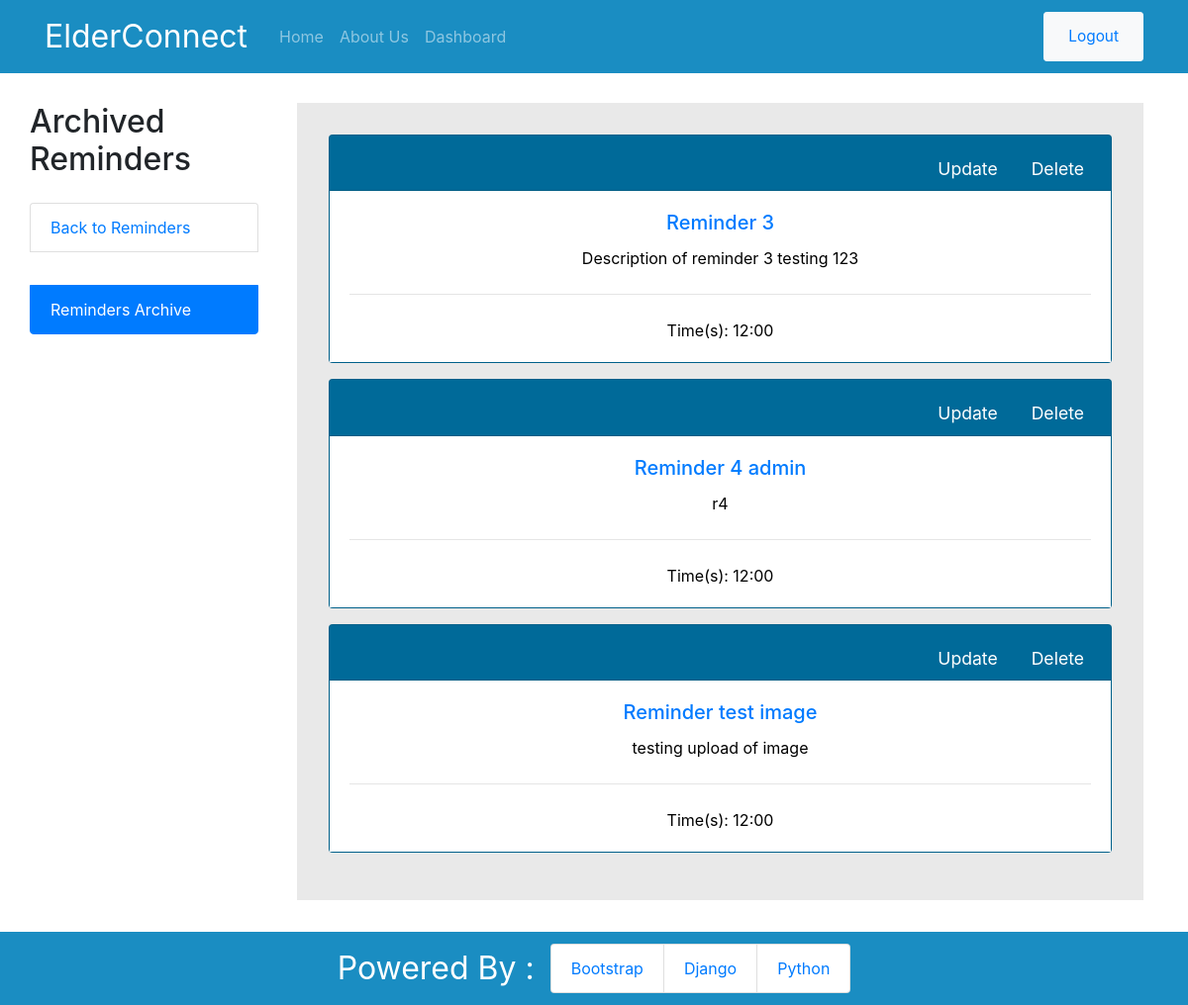
The page /reminders/archive/ (signed in) on the database its author committed.
### app/models.py (models this page shows, shortened)
class Reminder(models.Model):
    title = models.CharField(max_length=100)
    description = models.CharField(max_length=300)
    date_current = models.DateField(default=date.today)
    date_end = models.DateField()
    time_1 = models.TimeField()
    time_2 = models.TimeField(blank=True, null=True)
    time_3 = models.TimeField(blank=True, null=True)
    time_4 = models.TimeField(blank=True, null=True)
    medicine_image = models.ImageField(default='default.jpg', upload_to='reminders')
    user = models.ForeignKey(User, on_delete=models.CASCADE)

### app/views.py (the view, shortened to what this page needs)
# urls.py: path('reminders/archive/', views.ReminderArchiveListView.as_view(), name='web-reminders-archive'),
class ReminderArchiveListView(LoginRequiredMixin, ListView):
    model = Reminder
    fields = ['title', 'date_current', 'date_end', 'time_1', 'time_2', 'time_3', 'time_4']
    template_name = 'app/reminders_archive.html'
    context_object_name = 'reminders'
    paginate_by = 5
    def get_queryset(self):
        today = date.today()
        return Reminder.objects.filter(user=self.request.user).exclude(date_end__gte=date.today())

### app/templates/app/reminders_archive.html (shortened to what this page needs)
{% extends 'app/base.html' %}
{% block content %}
<div class="reminders-page">
    <div class="row container-fluid">
        <div class="col-md-3 mb-4">
            <h2 class="mb-4">Archived Reminders</h2>
            <ul class="list-group mr-4 mb-4">
                <a class="list-group-item" href="{% url 'web-reminders' %}">Back to Reminders</a>
                <a class="list-group-item active" href="{% url 'web-reminders' %}">Reminders Archive</a>
            </ul>
        </div>
        {% if not reminders %}
            <div class="card-body reminder-card-body border border-secondary text-center">
                <h3 class="card-title">
                    No Archived Reminders
                </h3>
                <hr>
                <a href="{% url 'web-reminders' %}" class="card-text">
                    Head back to the Reminders Page!
                </a>
            </div>
        {% else %}
        <div class="col-md-9 reminders-page-list">
        {% for reminder in reminders %}
            <div class="card mb-3 text-center">
                <div class="card-header">
                    <ul class="nav nav-tabs card-header-tabs justify-content-end">
                        <li class="nav-item">
                            <a class="nav-link card-link-button" href="{% url 'web-reminder-update' reminder.id %}">Update</a>
                        </li>
                        <li class="nav-item">
                            <a class="nav-link card-link-button card-link-delete" href="{% url 'web-reminder-delete' reminder.id %}">Delete</a>
                        </li>
                    </ul>
                </div>
                <div class="card-body reminder-card-body">
                    <h5 class="card-title">
                        <a href="{% url 'web-reminder-detail' reminder.id %}">{{ reminder.title }}</a>
                    </h5>
                    <p class="card-text">{{ reminder.description }}</p>
                    <hr class="my-4"/>
                    <p class="card-text">
                        Time(s): {{ reminder.time_1|time:'H:i' }}
                    </p>
                </div>
            </div>
        {% endfor %}
        </div>
        {% endif %}
    </div>
</div>
{% endblock content %}

### app/static/app/main.css (style rules this page uses)
.base-body { margin-top: 6.5em; }
.card { background-color: #006E9E; color: white; }
.nav-item { font-size: 1.1em; }
.reminder-card-title, .card-link-button, .new-reminder { color: white; }
.reminders-page { margin-bottom: 2em; }
.reminders-page-list { padding: 2em; background-color: #E9E9E9; }
.reminder-card-body { background-color: white; color: black; }

### rows shown on the page
Reminder: title "Reminder 3", description "Description of reminder 3 testing 123", time_1 "12:00"
Reminder: title "Reminder 4 admin", description "r4", time_1 "12:00"
Reminder: title "Reminder test image", description "testing upload of image", time_1 "12:00"
